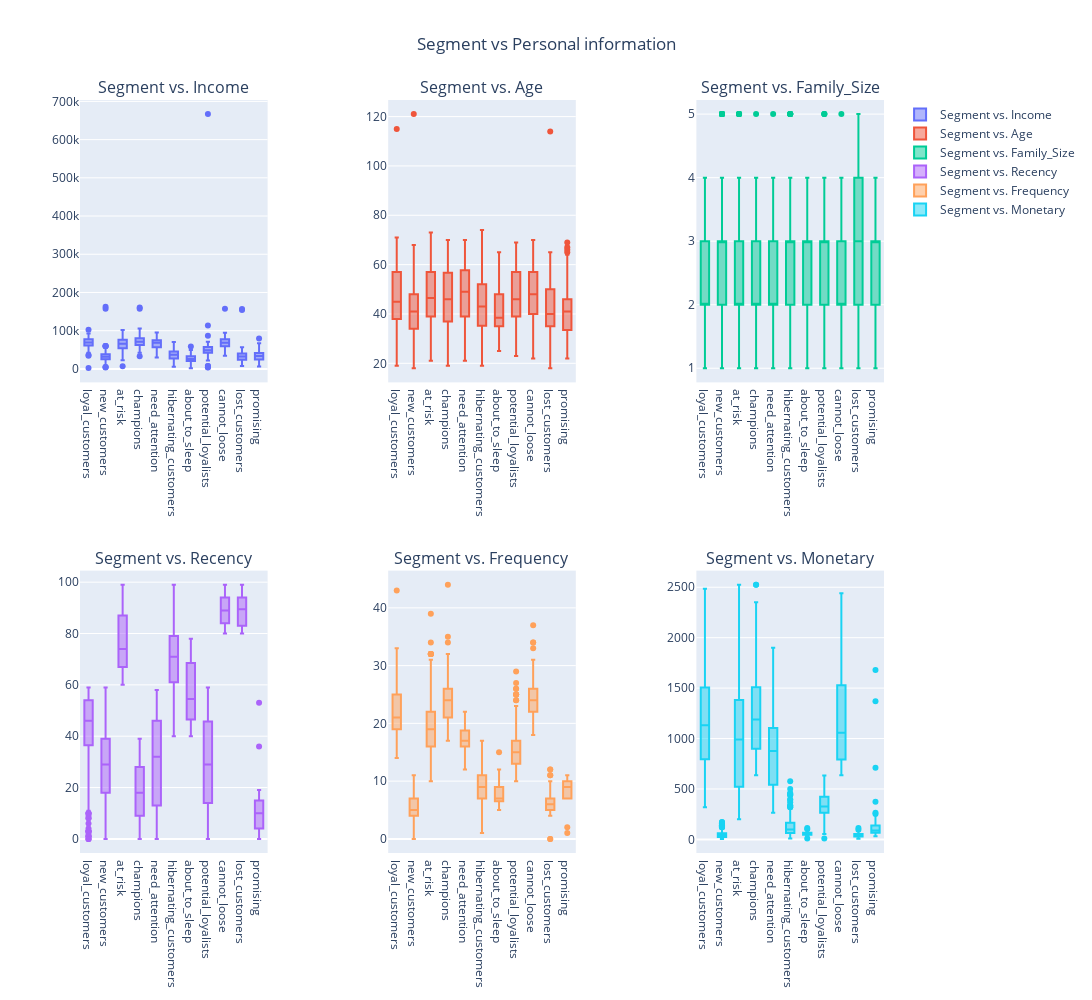

Source (notebook cell):
### Code cell
columns = ["Income", "Age", "Family_Size", "Recency", "Frequency", "Monetary"]

fig = make_subplots(rows=2, cols=3, subplot_titles=[f'Segment vs. {column}' for column in columns], horizontal_spacing=0.15)

for i, column in enumerate(columns):
    row = i // 3 + 1
    col = i % 3 + 1
    trace = go.Box(y=df[column], x=df["Segment"], name=f'Segment vs. {column}')
    fig.add_trace(trace, row=row, col=col)
fig.update_layout(
    title_x=0.5 ,
    showlegend=True,
    height=1000,
    width=1500,
    title_text="Segment vs Personal information",
)

fig.show()

### Figure 1 — Plotly figure (JSON) as saved in the notebook; plotly's stock layout.template omitted (floating-point values rounded to 4 significant figures; data arrays with more than 128 entries replaced by an {"elided": "..."} marker saying what was removed)
{"data": [{"name": "Segment vs. Income", "type": "box", "x": {"elided": "2240 str values"}, "xaxis": "x", "y": {"elided": "2240 int values"}, "yaxis": "y"}, {"name": "Segment vs. Age", "type": "box", "x": {"elided": "2240 str values"}, "xaxis": "x2", "y": {"elided": "2240 int values"}, "yaxis": "y2"}, {"name": "Segment vs. Family_Size", "type": "box", "x": {"elided": "2240 str values"}, "xaxis": "x3", "y": {"elided": "2240 int values"}, "yaxis": "y3"}, {"name": "Segment vs. Recency", "type": "box", "x": {"elided": "2240 str values"}, "xaxis": "x4", "y": {"elided": "2240 int values"}, "yaxis": "y4"}, {"name": "Segment vs. Frequency", "type": "box", "x": {"elided": "2240 str values"}, "xaxis": "x5", "y": {"elided": "2240 int values"}, "yaxis": "y5"}, {"name": "Segment vs. Monetary", "type": "box", "x": {"elided": "2240 str values"}, "xaxis": "x6", "y": {"elided": "2240 int values"}, "yaxis": "y6"}], "layout": {"annotations": [{"font": {"size": 16}, "showarrow": false, "text": "Segment vs. Income", "x": 0.1167, "xanchor": "center", "xref": "paper", "y": 1, "yanchor": "bottom", "yref": "paper"}, {"font": {"size": 16}, "showarrow": false, "text": "Segment vs. Age", "x": 0.5, "xanchor": "center", "xref": "paper", "y": 1, "yanchor": "bottom", "yref": "paper"}, {"font": {"size": 16}, "showarrow": false, "text": "Segment vs. Family_Size", "x": 0.8833, "xanchor": "center", "xref": "paper", "y": 1, "yanchor": "bottom", "yref": "paper"}, {"font": {"size": 16}, "showarrow": false, "text": "Segment vs. Recency", "x": 0.1167, "xanchor": "center", "xref": "paper", "y": 0.375, "yanchor": "bottom", "yref": "paper"}, {"font": {"size": 16}, "showarrow": false, "text": "Segment vs. Frequency", "x": 0.5, "xanchor": "center", "xref": "paper", "y": 0.375, "yanchor": "bottom", "yref": "paper"}, {"font": {"size": 16}, "showarrow": false, "text": "Segment vs. Monetary", "x": 0.8833, "xanchor": "center", "xref": "paper", "y": 0.375, "yanchor": "bottom", "yref": "paper"}], "height": 1000, "showlegend": true, "title": {"text": "Segment vs Personal information", "x": 0.5}, "width": 1500, "xaxis": {"anchor": "y", "domain": [0, 0.2333]}, "xaxis2": {"anchor": "y2", "domain": [0.3833, 0.6167]}, "xaxis3": {"anchor": "y3", "domain": [0.7667, 1.0]}, "xaxis4": {"anchor": "y4", "domain": [0, 0.2333]}, "xaxis5": {"anchor": "y5", "domain": [0.3833, 0.6167]}, "xaxis6": {"anchor": "y6", "domain": [0.7667, 1.0]}, "yaxis": {"anchor": "x", "domain": [0.625, 1]}, "yaxis2": {"anchor": "x2", "domain": [0.625, 1]}, "yaxis3": {"anchor": "x3", "domain": [0.625, 1]}, "yaxis4": {"anchor": "x4", "domain": [0, 0.375]}, "yaxis5": {"anchor": "x5", "domain": [0, 0.375]}, "yaxis6": {"anchor": "x6", "domain": [0, 0.375]}}}
